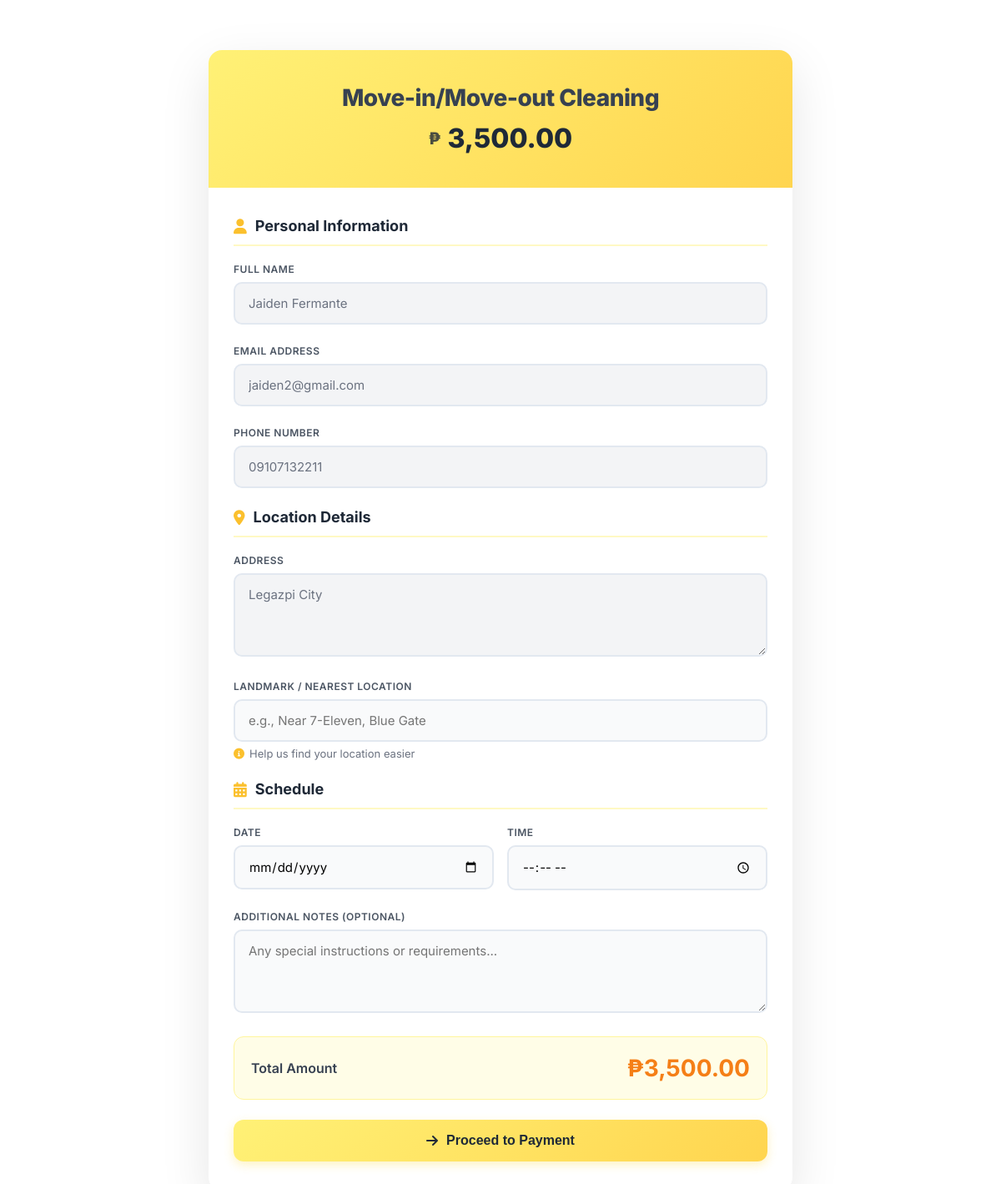
Page /Customer/customer-booking.php?service_id=3 (signed in) on the committed database.
### tables this page shows
CREATE TABLE `services` (
  `service_id` int(11) NOT NULL,
  `service_name` varchar(100) NOT NULL,
  `image` varchar(255) DEFAULT NULL,
  `description` text NOT NULL,
  `price` decimal(10,2) NOT NULL,
  `duration` varchar(50) DEFAULT NULL,
  `category` varchar(50) DEFAULT NULL,
  `status` enum('active','inactive') DEFAULT 'active',
  `date_created` timestamp NULL DEFAULT current_timestamp(),
  `last_updated` timestamp NULL DEFAULT current_timestamp() ON UPDATE current_timestamp()
);

CREATE TABLE `user` (
  `user_id` int(11) NOT NULL,
  `name` varchar(50) NOT NULL,
  `email` varchar(50) NOT NULL,
  `password` varchar(255) NOT NULL,
  `profile_pic` varchar(255) NOT NULL,
  `address` varchar(100) DEFAULT NULL,
  `contact_num` varchar(50) DEFAULT NULL,
  `role` enum('admin','customer','cleaner','') NOT NULL,
  `date_created` timestamp NOT NULL DEFAULT current_timestamp(),
  `last_updated` timestamp NOT NULL DEFAULT current_timestamp() ON UPDATE current_timestamp()
);

### Customer/customer-booking.php (the view, shortened to what this page needs)
<?php
$user_id = $_SESSION['user_id'];
$conn = new mysqli("localhost", "root", "", "quickclean");
$service_id = intval($_GET['service_id']);
$stmtService = $conn->prepare("SELECT service_name, price, description FROM services WHERE service_id=? AND status='active'");
$stmtService->bind_param("i", $service_id);
$stmtService->execute();
$service = $stmtService->get_result()->fetch_assoc();
$stmtUser = $conn->prepare("SELECT name, email, contact_num, address FROM user WHERE user_id=?");
$stmtUser->bind_param("i", $user_id);
$stmtUser->execute();
$user = $stmtUser->get_result()->fetch_assoc();
?>
<!DOCTYPE html>
<html lang="en">
<head>
<link rel="stylesheet" href="https://cdnjs.cloudflare.com/ajax/libs/font-awesome/6.0.0/css/all.min.css">
</head>
<body>
<div class="container">
    <div class="header">
        <h2><?php echo htmlspecialchars($service['service_name']); ?></h2>
        <div class="service-price">
            <span class="currency">₱</span><?php echo number_format($service['price'], 2); ?>
        </div>
    </div>
    <div class="form-content">
        <form method="POST" id="bookingForm">
            <div class="section-title">
                <i class="fas fa-user"></i>
                Personal Information
            </div>
            <div class="form-group">
                <label>Full Name</label>
                <input type="text" value="<?php echo htmlspecialchars($user['name']); ?>" readonly>
            </div>
            <div class="form-group">
                <label>Email Address</label>
                <input type="email" value="<?php echo htmlspecialchars($user['email']); ?>" readonly>
            </div>
            <div class="form-group">
                <label>Phone Number</label>
                <input type="text" value="<?php echo htmlspecialchars($user['contact_num']); ?>" readonly>
            </div>
            <div class="section-title">
                <i class="fas fa-map-marker-alt"></i>
                Location Details
            </div>
            <div class="form-group">
                <label>Address</label>
                <textarea readonly rows="2"><?php echo htmlspecialchars($user['address']); ?></textarea>
            </div>
            <div class="form-group">
                <label>Landmark / Nearest Location</label>
                <input type="text" name="landmark" placeholder="e.g., Near 7-Eleven, Blue Gate" />
                <div class="help-text">
                    <i class="fas fa-info-circle"></i>
                    Help us find your location easier
                </div>
            </div>
            <div class="section-title">
                <i class="fas fa-calendar-alt"></i>
                Schedule
            </div>
            <div class="form-row">
                <div class="form-group">
                    <label>Date</label>
                    <input type="date" name="date" required min="<?php echo date('Y-m-d'); ?>">
                </div>
                <div class="form-group">
                    <label>Time</label>
                    <input type="time" name="time" required>
                </div>
            </div>
            <div class="form-group">
                <label>Additional Notes (Optional)</label>
                <textarea name="notes" placeholder="Any special instructions or requirements..."></textarea>
            </div>
            <div class="price-summary">
                <span class="label">Total Amount</span>
                <span class="amount">₱<?php echo number_format($service['price'], 2); ?></span>
            </div>
            <button type="button" class="btn-submit" onclick="showWarning()">
                <i class="fas fa-arrow-right"></i>
                Proceed to Payment
            </button>
        </form>
    </div>
</div>
</body>
</html>

### Customer/customer-booking.php (style rules this page uses)
* { margin: 0; padding: 0; box-sizing: border-box; }
body { font-family: 'Inter', -apple-system, BlinkMacSystemFont, sans-serif; background: linear-gradient(135deg, #5baff3ff 100%); min-height: 100vh; padding: 20px; }
.container { max-width: 700px; margin: 40px auto; background: #fff; padding: 0; border-radius: 16px; box-shadow: 0 20px 60px rgba(0, 0, 0, 0.1); overflow: hidden; animation: slideUp 0.5s ease; }
.header { background: linear-gradient(135deg, #fff176 0%, #ffd54f 100%); padding: 40px 30px; color: #374151; text-align: center; }
.header h2 { font-size: 28px; font-weight: 800; margin-bottom: 8px; letter-spacing: -0.5px; }
.header .service-price { font-size: 32px; font-weight: 800; margin-top: 12px; display: flex; align-items: center; justify-content: center; gap: 8px; color: #1f2937; }
.header .service-price .currency { font-size: 20px; opacity: 0.8; }
.form-content { padding: 35px 30px; }
.section-title { font-size: 18px; font-weight: 700; color: #1f2937; margin-bottom: 20px; display: flex; align-items: center; gap: 10px; padding-bottom: 12px; border-bottom: 2px solid #fff9c4; }
.section-title i { color: #fbc02d; }
.form-group { margin-bottom: 24px; }
label { font-weight: 600; font-size: 14px; display: block; margin-bottom: 8px; color: #4b5563; text-transform: uppercase; letter-spacing: 0.5px; font-size: 12px; }
input, textarea { width: 100%; padding: 14px 16px; border: 2px solid #e2e8f0; border-radius: 10px; font-family: inherit; font-size: 15px; transition: all 0.3s ease; background: #f9fafb; }
input[readonly], textarea[readonly] { background: #f3f4f6; color: #6b7280; cursor: not-allowed; }
textarea { resize: vertical; min-height: 100px; }
.form-row { display: grid; grid-template-columns: 1fr 1fr; gap: 16px; }
.price-summary { background: #fffde7; border: 1px solid #fff59d; padding: 20px; border-radius: 12px; margin: 24px 0; display: flex; justify-content: space-between; align-items: center; }
.price-summary .label { font-size: 16px; font-weight: 600; color: #374151; }
.price-summary .amount { font-size: 28px; font-weight: 700; color: #f57f17; }
.btn-submit { background: linear-gradient(135deg, #fff176 0%, #ffd54f 100%); color: #1f2937; border: none; padding: 16px; width: 100%; font-size: 16px; border-radius: 12px; cursor: pointer; font-weight: 700; margin-top: 20px; transition: all 0.3s ease; box-shadow: 0 4px 12px rgba(253, 216, 53, 0.3); display: flex; align-items: center; justify-content: center; gap: 10px; }
.help-text { font-size: 13px; color: #6b7280; margin-top: 6px; display: flex; align-items: center; gap: 6px; }
.help-text i { color: #fbc02d; }

### rows in the picture
services: service_name "Move-in/Move-out Cleaning", price "3,500.00"
user: name "Jaiden Fermante", email "jaiden2@gmail.com", contact_num "09107132211", address "Legazpi City"
